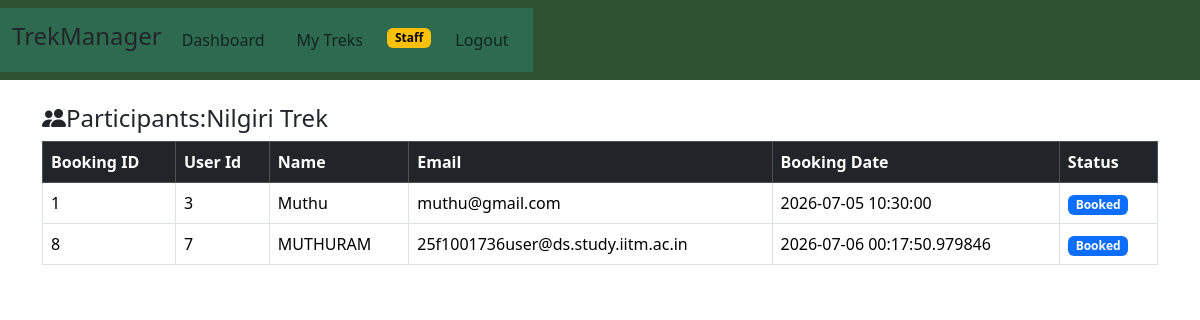
Page /staff/participants/101 (signed in) on the committed database.
### models.py (models this page shows)
class Trek(db.Model):
    Trek_Id=db.Column(db.Integer,primary_key=True,nullable=False)
    Trek_Name=db.Column(db.String(100),nullable=False)
    Location=db.Column(db.String(100),nullable=False)
    Duration=db.Column(db.Integer,nullable=False)
    Difficulty=db.Column(db.String(100),nullable=False)
    Price=db.Column(db.Integer,nullable=False)
    Total_Slots=db.Column(db.Integer,nullable=False)
    Staff_Id=db.Column(db.Integer,db.ForeignKey('user.Id'),nullable=True)
    Status=db.Column(db.String(100),nullable=False)
    Start_Date=db.Column(db.Date,nullable=False)
    End_Date=db.Column(db.Date,nullable=False)
    Description=db.Column(db.Text,nullable=True)
    bookings=db.relationship('Book',backref='trek')
    Available_Slots=db.Column(db.Integer,nullable=False)
    staff = db.relationship('User', foreign_keys=[Staff_Id])

class Book(db.Model):
    booking_id=db.Column(db.Integer,primary_key=True)
    User_Id=db.Column(db.Integer,db.ForeignKey('user.Id'),nullable=False)
    Trek_Id=db.Column(db.Integer,db.ForeignKey('trek.Trek_Id'),nullable=False)
    Booking_Date=db.Column(db.DateTime,nullable=False,default=dt.now)
    Status=db.Column(db.String(100),nullable=False)

class User(db.Model):
    Id=db.Column(db.Integer,primary_key=True)
    Username=db.Column(db.String(100),unique=False,nullable=False)
    Email=db.Column(db.String(100),unique=True,nullable=False)
    Password=db.Column(db.String(100),unique=False,nullable=False)
    Role=db.Column(db.String(100),nullable=False)
    Status=db.Column(db.String(100),nullable=False)
    bookings=db.relationship('Book',backref='user')

### routes.py (the view)
@app.route("/staff/participants/<int:trek_id>")
def participants(trek_id):
    if "user_id" not in session:
        flash("Please login first.", "danger")
        return redirect(url_for("login"))
    if session["role"] != "Staff":
        flash("Access denied.", "danger")
        return redirect(url_for("login"))
    trek = Trek.query.get_or_404(trek_id)
    if trek.Staff_Id != session["user_id"]:
        flash("You are not assigned to this trek.", "danger")
        return redirect(url_for("my_trek"))
    book=Book.query.filter_by(Trek_Id=trek_id,Status="Booked").all()
    return render_template("staff_participants.html",trek=trek,book=book)

### templates/staff_participants.html (shortened to what this page needs)
<!DOCTYPE html>
<html>
    <head>
    <link href="https://cdn.jsdelivr.net/npm/bootstrap@5.3.7/dist/css/bootstrap.min.css" rel="stylesheet">
    <link rel="stylesheet" href="https://cdn.jsdelivr.net/npm/bootstrap-icons@1.11.3/font/bootstrap-icons.min.css">
    </head>
    <body>
        <nav class="navbar navbar-expand-lg " style="background-color: #2F5233;">
        <div class="header 	">
        <div style="background-color:#2d6a4f;padding-right:40px;" class="d-flex justify-content-between align-items-center p-1">
            <h4 class="ms-2">TrekManager</h4>
        <nav class="navbar navbar-expand-lg " >
        <div class="container-fluid">
            <ul class="navbar-nav flex-row gap-3 mx-auto">
                <li class="nav-item"><a class="nav-link " href="{{url_for('staff_dashboard')}}">Dashboard</a></li>
                <li class="nav-item"><a class="nav-link" href="{{url_for('my_trek')}}">My Treks</a></li>
                <li class="nav-item"><a class="nav-link badge text-bg-warning mt-2">Staff</a></li>
                <li class="nav-item"><a class="nav-link" href="{{ url_for('logout') }}">Logout</a></li>
            </ul>
        </div></div>
    </nav>
        <div class="container ">
           <h4 class="mt-4 mb-2"><i class="bi bi-people-fill"></i>Participants:{{trek.Trek_Name}}</h4>
        </div>
        <div class="container">
        <div class="row justify-content-center">
        <div class="col-12">
        <table class="table table-hover table-bordered">
            <thead class="table-dark"><tr><th>Booking ID</th><th>User Id</th><th>Name</th><th>Email</th><th>Booking Date</th><th>Status</th></tr></thead>
            <tbody>
                {%  for i in book %}
                <tr>
                <td>
                    {{i.booking_id}}
                </td>
                <td>
                    {{i.User_Id}}
                </td>
                <td>
                    {{i.user.Username}}
                </td>
                <td>
                    {{i.user.Email}}
                </td>
                <td>
                    {{i.Booking_Date}}
                </td>
                <td>
                    {%if i.Status == 'Booked'%}
                    <span class="badge bg-primary">Booked</span>
                    {%else%}
                    <span class="badge bg-danger">not</span>
                    {%endif%}
                </td>
                </tr>
                {%else%}
                <tr>
                    <td colspan="6">
                        <p div class="text-center">No Participants Registered</p>
                    </td>
                </tr>
                {% endfor %}
            </tbody>
        </table>
        </div>
        </div>
        </div>
    </body>
</html>

### rows in the picture
Trek: Trek_Name "Nilgiri Trek"
Book: booking_id "1", User_Id "3", user.Username "Muthu", user.Email "muthu@gmail.com", Booking_Date "2026-07-05 10:30:00", Status "Booked"
Book: booking_id "8", User_Id "7", user.Username "MUTHURAM", user.Email "25f1001736user@ds.study.iitm.ac.in", Booking_Date "2026-07-06 00:17:50.979846", Status "Booked"
